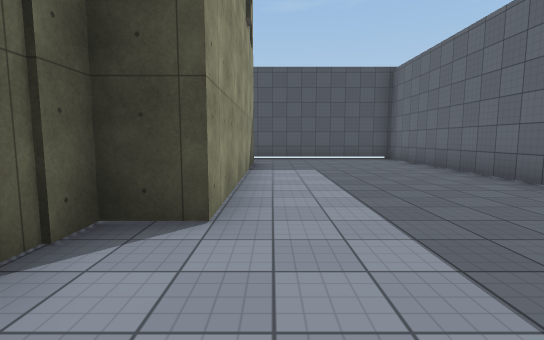
view 1 (above)

22 first-person views from a walk through a Unity game level. The camera is 1.4 m above the floor, tilts 6° down and sees 85° across. The floor is counted in squares, 2 m on a side. Each view is taken from the middle of a square. On the plan, view 1 faces up. The plan holds only what a view shows up to about 10 squares ahead; the rest is blank. The place goes on beyond the plan. The player character is not drawn. Surface patterns are stand-ins for the level's own textures.

view 2
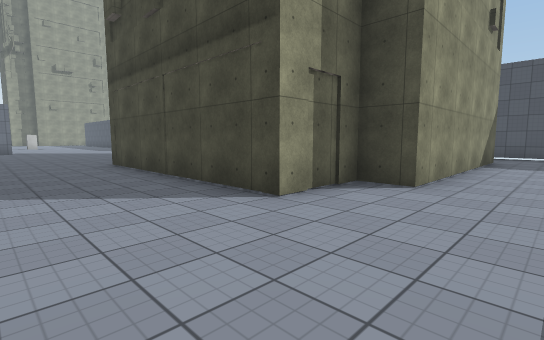

view 3
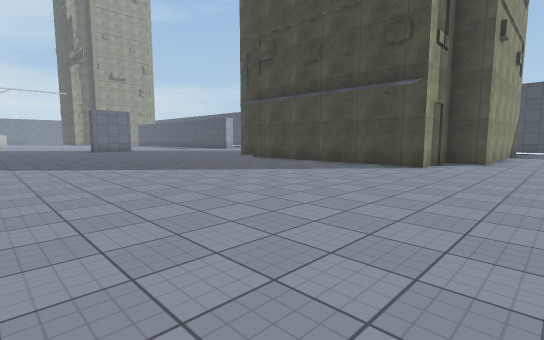

view 4
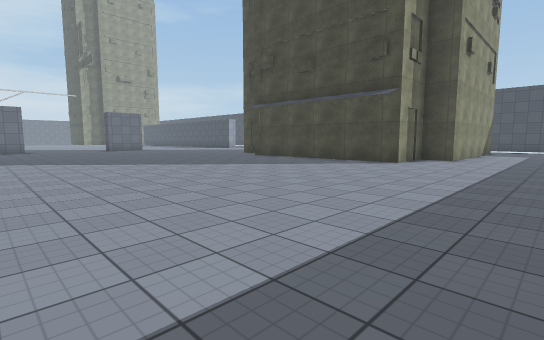

view 5
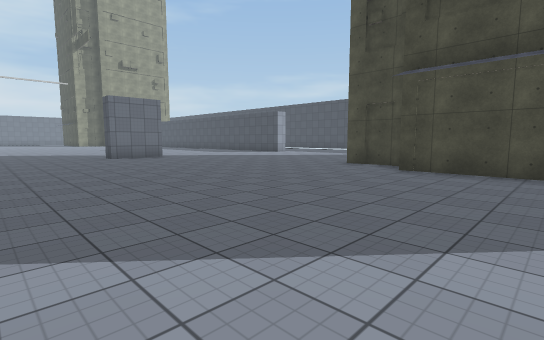

view 6
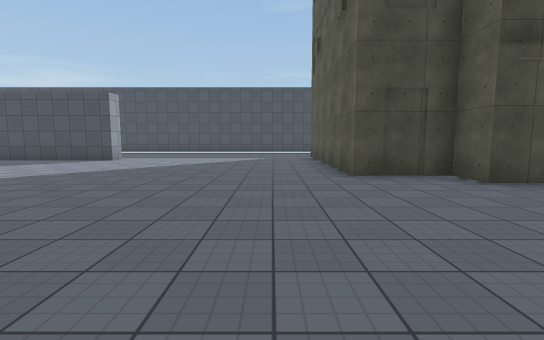

view 7
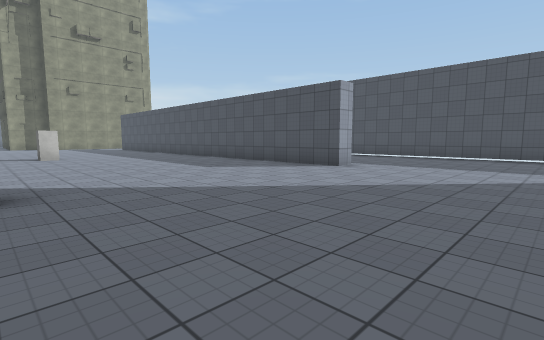

view 8
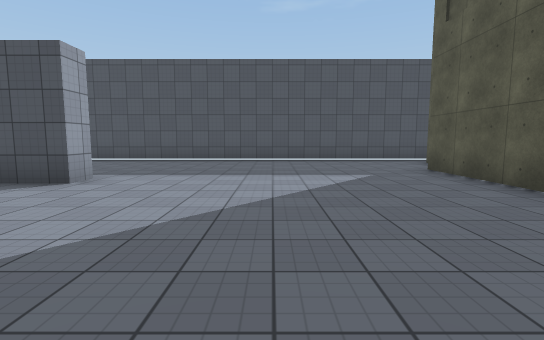

view 9
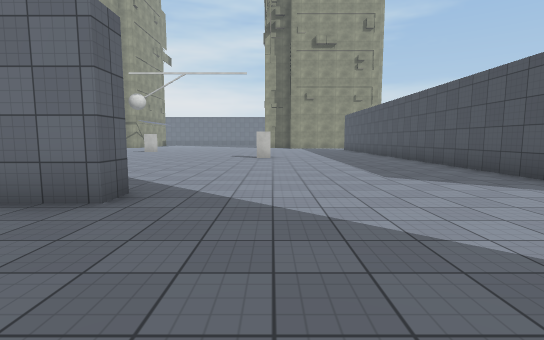

view 10
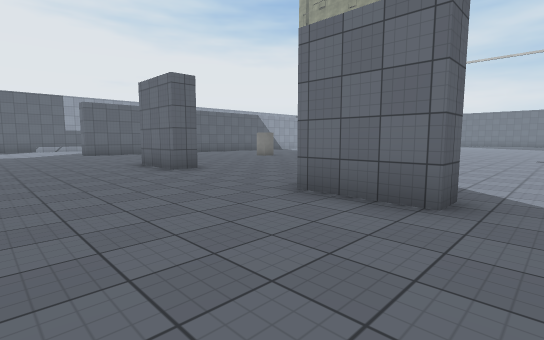

view 11
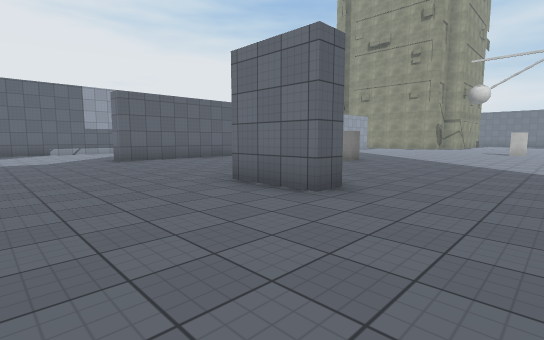

view 12
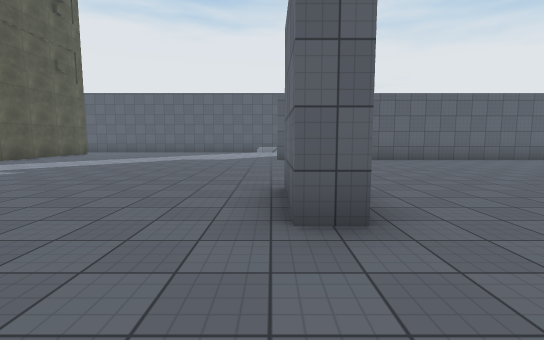

view 13
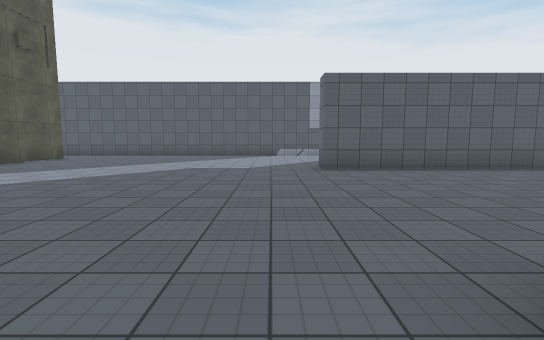

view 14
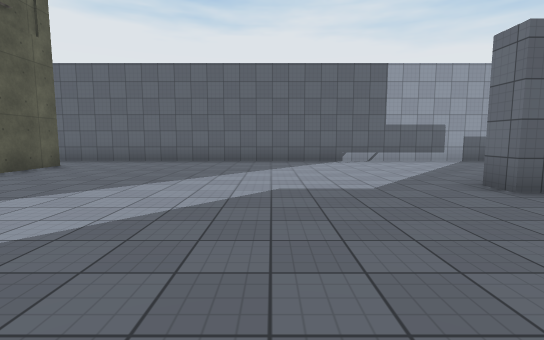

view 15
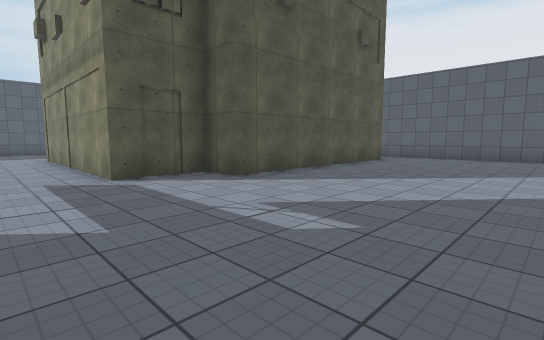

view 16
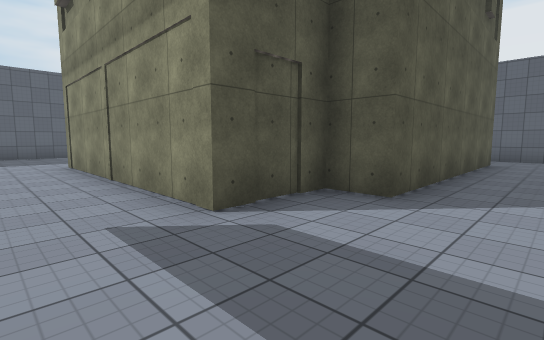

view 17
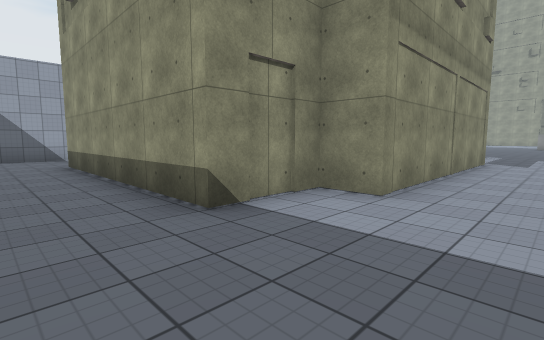

view 18
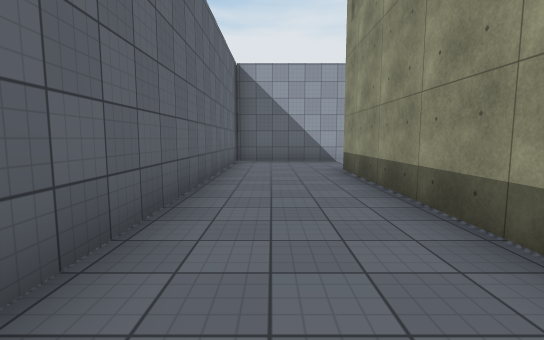

view 19
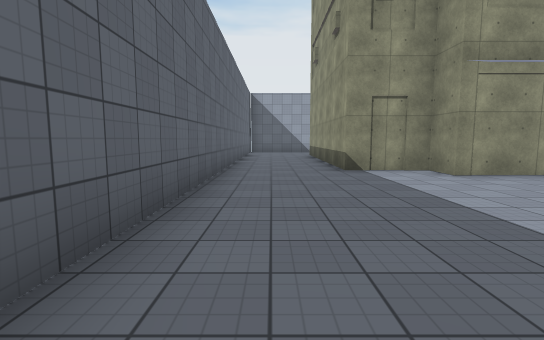

view 20
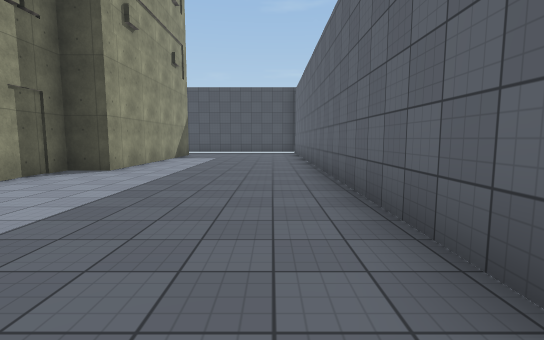

view 21
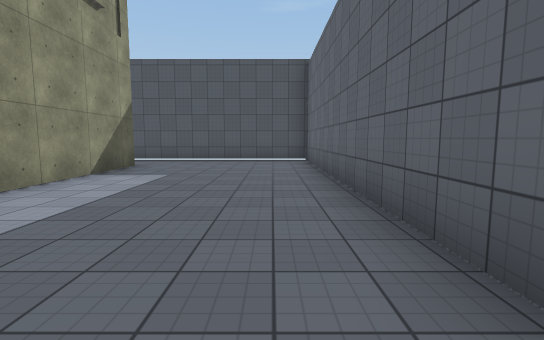

view 22
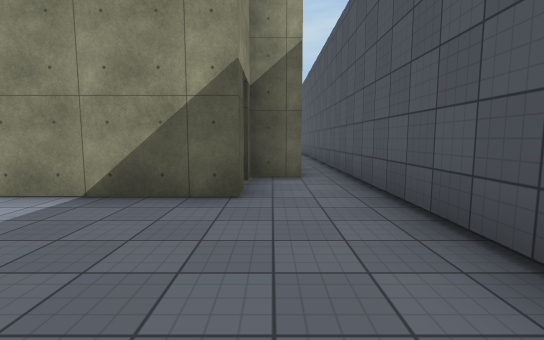

### Floor plan
Points are (right, up) in squares from view 1. A wall is a line through its corners. A room is listed if a view was taken in it or the views show most of it. See-through windows are left out.
Room 1 (views 1, 2, 3, 4, 5, 6, 7, 8, 9, 10, 11, 12, 13, 14, 15, 16, 17, 18, 19, 20, 21, 22)
walls: (-16.9, -6.3) (-16.2, -6.3) (-16.2, -8.2); (-16.9, -0.8) (-16.2, -0.8) (-16.2, -2.8); (-16.2, 6.2) (-16.2, 5.6) (-23.1, 5.6); (-7.6, -17.6) (-7.6, -11.4) (-6.6, -11.4) (-6.6, -9.6) (-0.5, -9.6) (-0.5, -10.5) (1.4, -10.5) (1.4, -16.8); (-25, -13.8) (-16.2, -13.8) (-16.2, -14.5); (4.1, -2.9) (4.1, 10.4) (-18.8, 10.4); (-19.8, -19.3) (-6.2, -19.3); (-2.4, 9.6) (-2.4, 8.6) (-0.5, 8.6) (-0.5, 2.4) (-1.5, 2.4) (-1.5, 0.6) (-7.6, 0.6) (-7.6, 1.5) (-9.5, 1.5) (-9.5, 7.8); (0.8, -19.3) (4.1, -19.3) (4.1, -5.1)
objects: other object (-24, 1); other object (-22, -9)

Positions as (right, up) in squares from view 1, and headings:
1: (0, 0), facing up
2: (1, -2), facing up-left
3: (1, -7), facing up-left
4: (2, -8), facing up-left
5: (-5, -6), facing up-left
6: (-11, -4), facing up
7: (-12, -1), facing up-left
8: (-13, 1), facing up
9: (-13, 1), facing left
10: (-13, 0), facing down-left
11: (-13, -4), facing down-left
12: (-16, -4), facing down
13: (-15, -7), facing down
14: (-13, -10), facing down
15: (-12, -8), facing down-right
16: (-9, -8), facing down-right
17: (3, -8), facing down-left
18: (3, -10), facing down
19: (3, -4), facing down
20: (3, -4), facing up
21: (3, 1), facing up
22: (3, 9), facing left
